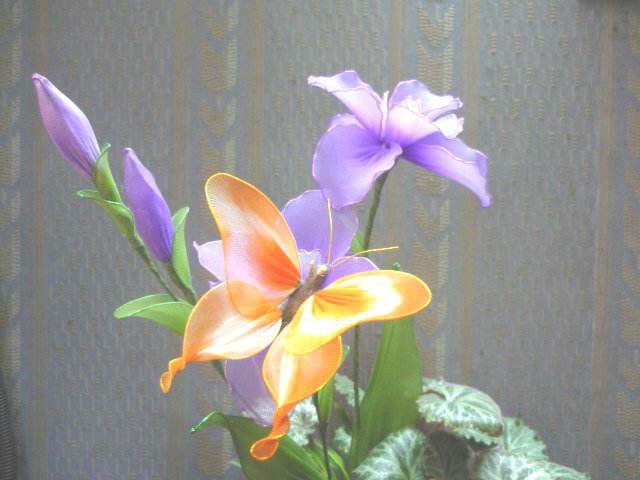
#> input picture datas/f4.jpg, 640 x 480 px
$ jupyter execute '103-图像特效-高对比度.ipynb'   (shell and % lines are left out)
#> lines starting #> are read from the running program, lines starting #| are printed output that depends on the picture
# 图像特效-高对比度

[cell 1]
from scipy import signal
import numpy as np
import cv2
import matplotlib.pyplot as plt
import math

[cell 2]
src = cv2.imread('../datas/f4.jpg')
#> src is the input picture: shape (480, 640, 3); mean B, G, R 142.8, 147.8, 150.1
gray = cv2.imread('../datas/f4.jpg',0)
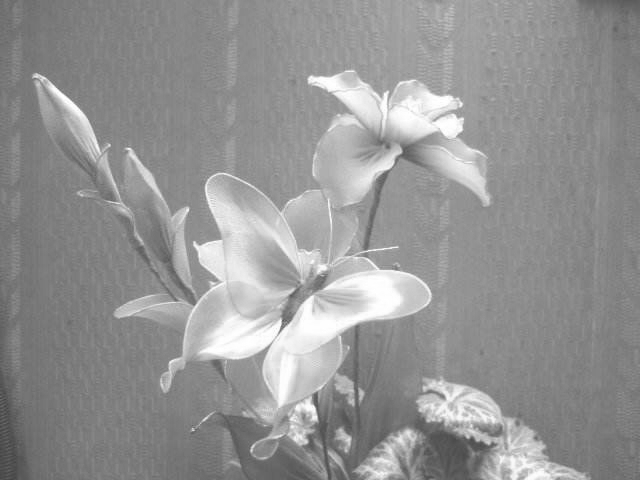
#> gray: shape (480, 640); min 66, max 255, mean 147.9
rgb = cv2.cvtColor(src,cv2.COLOR_BGR2RGB)

[cell 3]
def high_contrast(src):
    dst = src.copy()
    idx = src > 128
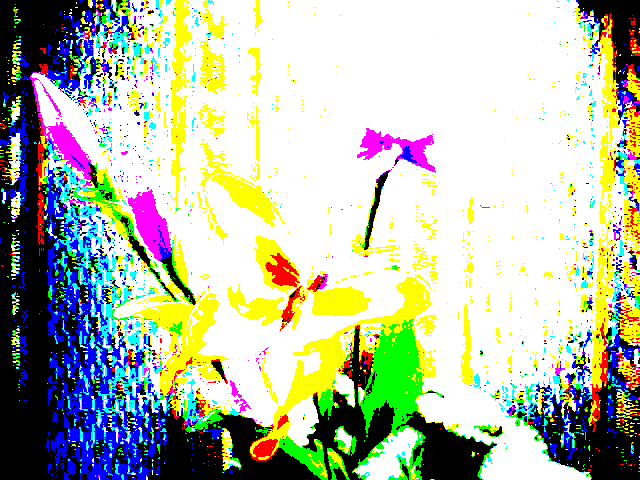
#> idx: shape (480, 640, 3) bool; mean R, G, B 0.708, 0.74, 0.661
    dst[idx] = 255
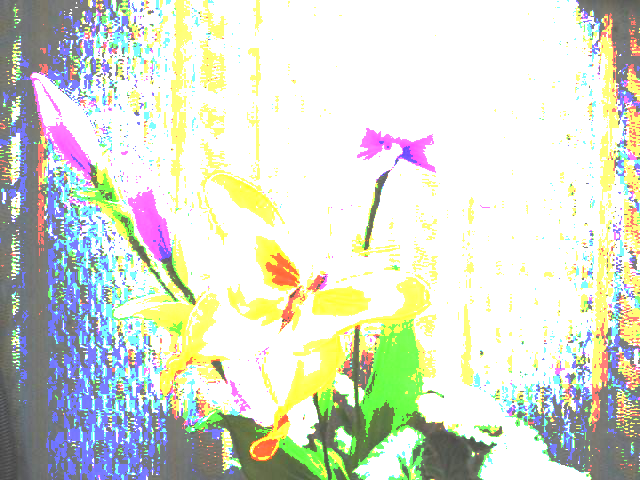
#> dst: shape (480, 640, 3); mean R, G, B 214.5, 219.5, 205.5
    dst[~idx] = src[~idx]
    return dst

$ run again, with datas/f1.jpg copied over datas/f4.jpg
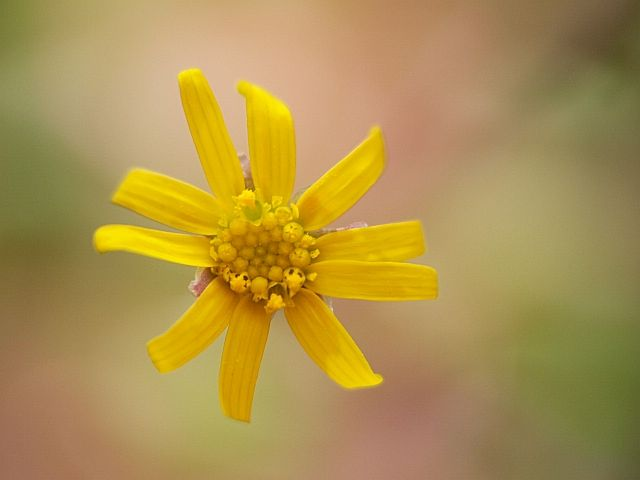
#> input picture datas/f1.jpg, 640 x 480 px
#> src is the input picture: shape (480, 640, 3); mean B, G, R 78.8, 145.8, 173.2
#> in high_contrast, `idx = src > 128`:
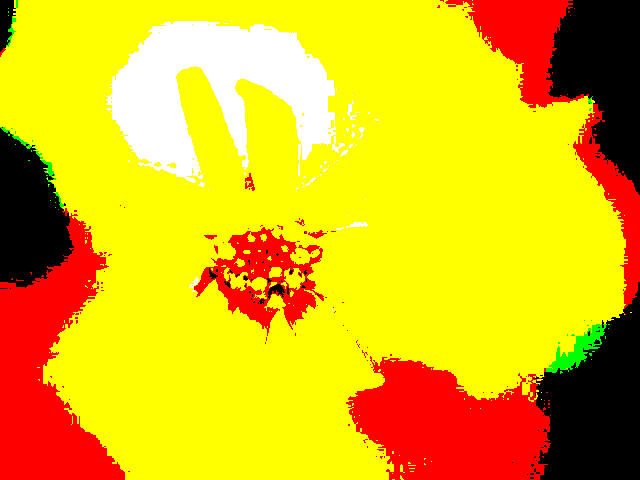
#> idx: shape (480, 640, 3) bool; mean R, G, B 0.886, 0.726, 0.0672
#> in high_contrast, `dst[idx] = 255`:
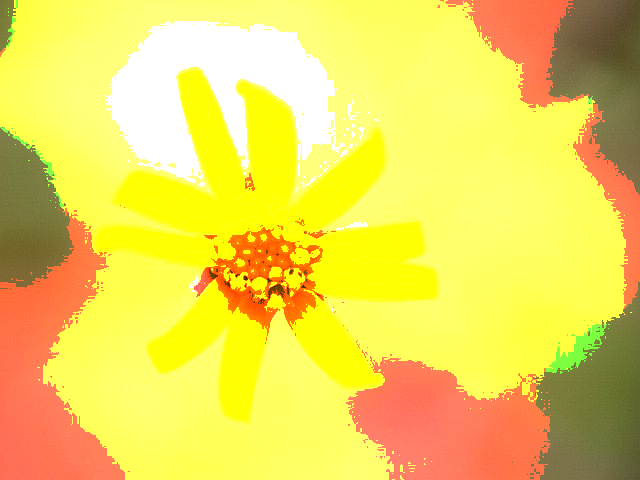
#> dst: shape (480, 640, 3); mean R, G, B 239, 216.7, 86.5

$ run again, with datas/f3.jpg copied over datas/f4.jpg
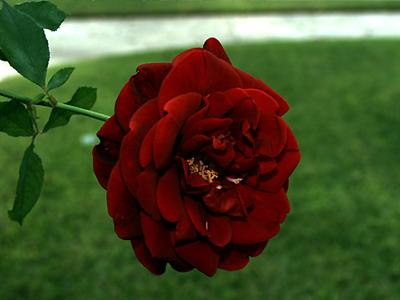
#> input picture datas/f3.jpg, 400 x 300 px
#> src is the input picture: shape (300, 400, 3); mean B, G, R 41.2, 78.6, 72.4
#> in high_contrast, `idx = src > 128`:
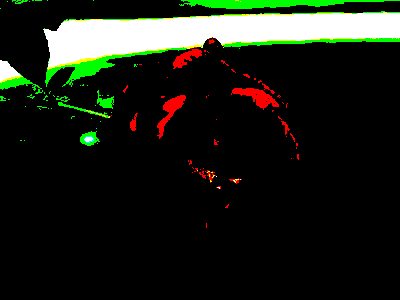
#> idx: shape (300, 400, 3) bool; mean R, G, B 0.106, 0.124, 0.0877
#> in high_contrast, `dst[idx] = 255`:
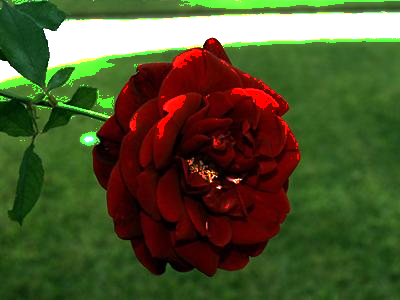
#> dst: shape (300, 400, 3); mean R, G, B 77.9, 84.3, 44.9
